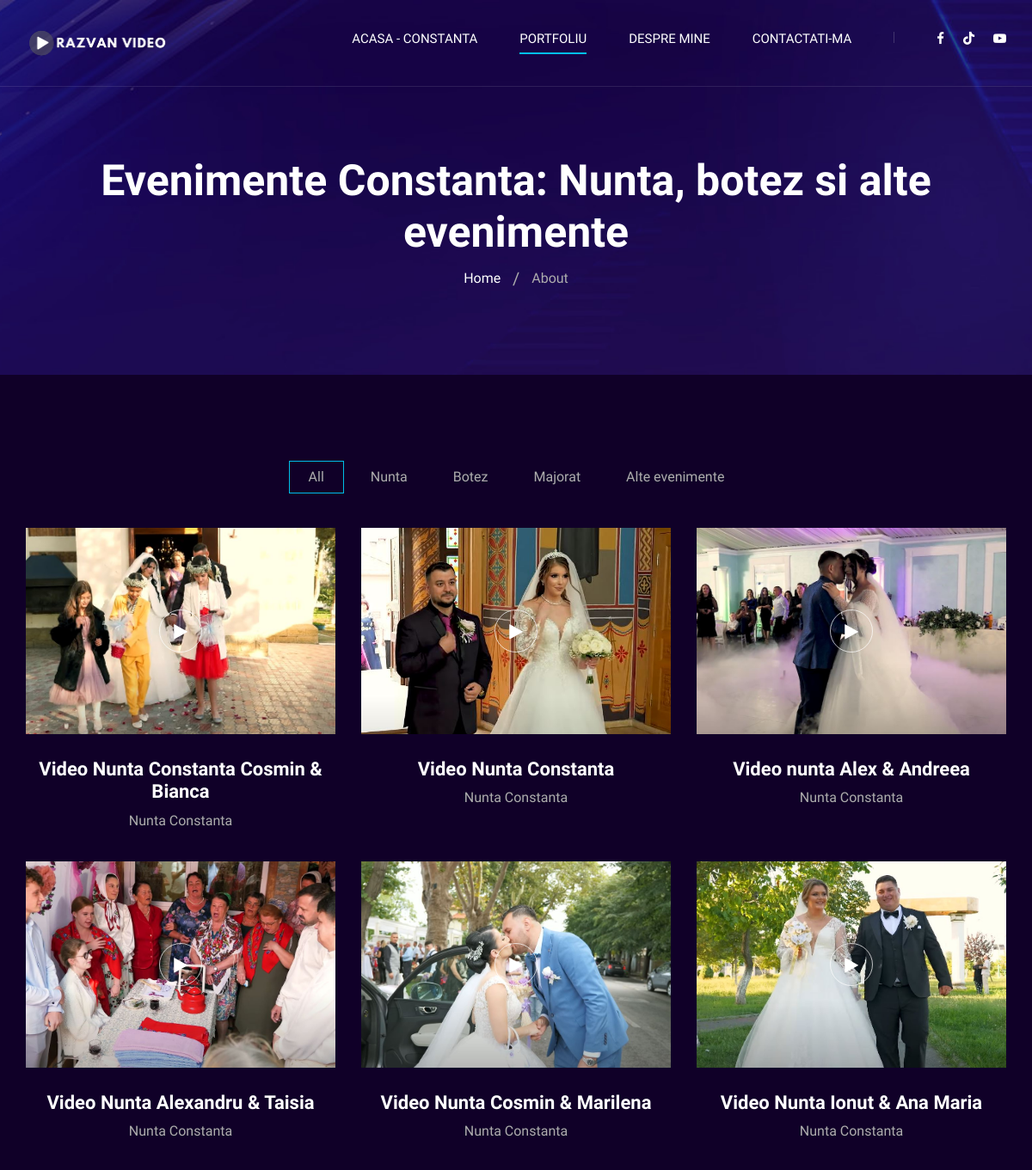
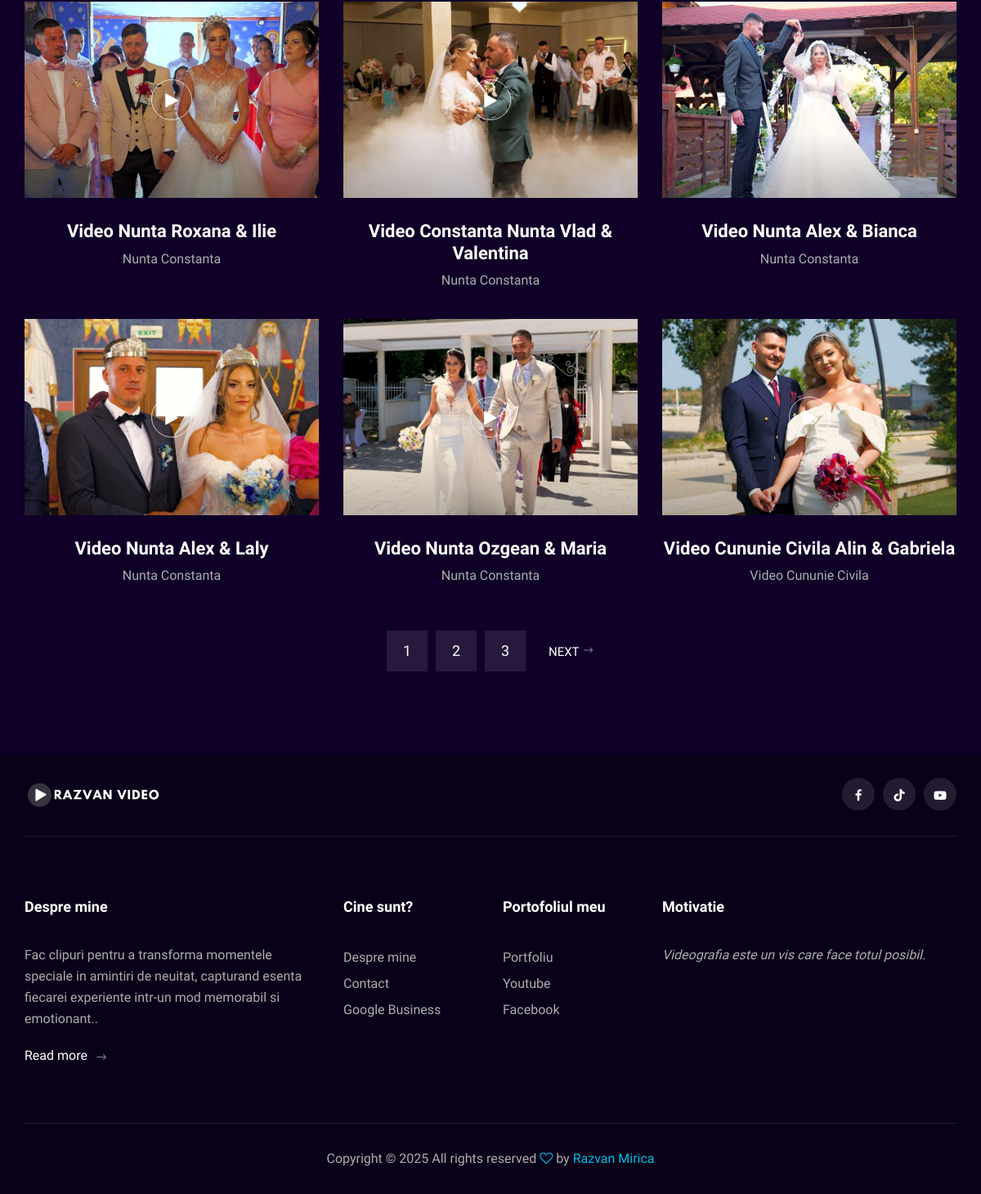
Screenshot of /evenimente-constanta-nunta-botez-majorat-si-altele with the database file from the repository (2 pictures, top to bottom).
### home/models.py (models this page shows)
class Event(models.Model):
    TAG_CHOICES = [
        ('nunta', 'Nunta'),
        ('botez', 'Botez'),
        ('majorat', 'Majorat'),
        ('altele', 'Alte Evenimente'),
    ]
    name = models.CharField(max_length=200)
    description = models.CharField(max_length=200)
    youtube_link = models.URLField(max_length=200)
    image = models.ImageField(upload_to='event_images/')
    tag = models.CharField(max_length=50, choices=TAG_CHOICES, default='altele')
    def __str__(self):
        return self.name

### home/views.py (the view)
# urls.py: path('evenimente-constanta-nunta-botez-majorat-si-altele', views.ToateVideoclipurilePageView.as_view(), name="evenimente-constanta-nunta-botez-majorat-si-altele"),
class ToateVideoclipurilePageView(TemplateView):
    template_name = 'home/evenimente-constanta-nunta-botez-majorat-si-altele.html'
    def get_context_data(self, **kwargs):
        context = super().get_context_data(**kwargs)
        event_list = Event.objects.all().order_by('-id')
        print(event_list)
        paginator = Paginator(event_list, 12)
        page_number = self.request.GET.get('page')
        page_obj = paginator.get_page(page_number)
        context['page_obj'] = page_obj
        return context

### templates/home/evenimente-constanta-nunta-botez-majorat-si-altele.html (shortened to what this page needs)
{% extends 'base/base.html' %} {% load static %}
{% block content %}
<div
    class="breadcrumb-option spad set-bg"
    data-setbg="{% static 'home/img/breadcrumb-bg.jpg' %}"
>
    <div class="container">
        <div class="row">
            <div class="col-lg-12 text-center">
                <div class="breadcrumb__text">
                    <h2>
                        Evenimente Constanta: Nunta, botez si alte evenimente
                    </h2>
                    <div class="breadcrumb__links">
                        <a href="{% url 'home' %}">Home</a>
                        <span>About</span>
                    </div>
                </div>
            </div>
        </div>
    </div>
</div>
<section class="portfolio spad">
    <div class="container">
        <div class="row">
            <div class="col-lg-12">
                <ul class="portfolio__filter">
                    <li class="active" data-filter="*">All</li>
                    <li data-filter=".nunta">Nunta</li>
                    <li data-filter=".botez">Botez</li>
                    <li data-filter=".majorat">Majorat</li>
                    <li data-filter=".altele">Alte evenimente</li>
                </ul>
            </div>
        </div>
        <div class="row portfolio__gallery">
            {% for event in page_obj %}
            <div class="col-lg-4 col-md-6 col-sm-6 mix {{ event.tag }}">
                <div class="portfolio__item">
                    <div
                        class="portfolio__item__video set-bg"
                        data-setbg="{{ event.image.url }}"
                    >
                        <a href="{{ event.youtube_link }}" class="play-btn video-popup">
                            <i class="fa fa-play"></i>
                        </a>
                    </div>
                    <div class="portfolio__item__text">
                        <h4>{{ event.name }}</h4>
                        <span>{{ event.description }}</span>
                    </div>
                </div>
            </div>
            {% empty %}
            <div class="col-12">
                <p>Nu există evenimente disponibile.</p>
            </div>
            {% endfor %}
        </div>
         <div class="row">
            <div class="col-lg-12">
                <div class="pagination__option">
                    {% for num in page_obj.paginator.page_range %}
                        <a href="?page={{ num }}" class="number__pagination {% if page_obj.number == num %}active{% endif %}">{{ num }}</a>
                    {% endfor %}
                    {% if page_obj.has_next %}
                        <a href="?page={{ page_obj.next_page_number }}" class="arrow__pagination right__arrow">
                            Next <span class="arrow_right"></span>
                        </a>
                    {% endif %}
                </div>
            </div>
        </div>
    </div>
</section>
{% endblock %}

### static/home/css/style.css (style rules this page uses)
html, body { height: 100%; font-family: "Josefin Sans", sans-serif; -webkit-font-smoothing: antialiased; }
h1, h2, h3, h4, h5, h6 { margin: 0; color: #111111; font-weight: 400; font-family: "Play", sans-serif; }
h2 { font-size: 36px; }
h4 { font-size: 24px; }
ul, ol { padding: 0; margin: 0; }
.set-bg { background-repeat: no-repeat; background-size: cover; background-position: top center; }
.spad { padding-top: 100px; padding-bottom: 100px; }
.breadcrumb-option { padding-top: 180px; }
.breadcrumb__text h2 { color: #ffffff; font-size: 50px; font-weight: 700; margin-bottom: 12px; }
.breadcrumb__links a { font-size: 16px; color: #ffffff; font-weight: 300; display: inline-block; margin-right: 32px; position: relative; }
.breadcrumb__links a:after { position: absolute; right: -22px; top: -3px; content: "/"; color: #adadad; font-size: 20px; }
.breadcrumb__links span { font-size: 16px; color: #adadad; font-weight: 300; display: inline-block; }
.portfolio { background: #100028; }
.portfolio__filter { text-align: center; margin-bottom: 40px; }
.portfolio__filter li { list-style: none; font-size: 16px; color: #adadad; margin-right: 5px; display: inline-block; cursor: pointer; padding: 6px 22px; }
.portfolio__filter li.active { border: 1px solid #00bfe7; }
.portfolio__filter li:last-child { margin-right: 0; }
.portfolio__item { margin-bottom: 35px; }
.portfolio__item__video { height: 240px; display: -webkit-box; display: -ms-flexbox; display: flex; -webkit-box-align: center; -ms-flex-align: center; align-items: center; -webkit-box-pack: center; -ms-flex-pack: center; justify-content: center; margin-bottom: 28px; }
.portfolio__item__video .play-btn { display: inline-block; color: #ffffff; font-size: 20px; height: 50px; width: 50px; line-height: 50px; text-align: center; border: 1px solid rgba(255, 255, 255, 0.7); border-radius: 50%; }
.portfolio__item__text { text-align: center; }
.portfolio__item__text h4 { color: #ffffff; display: inline-block; font-size: 22px; font-weight: 700; margin-bottom: 8px; position: relative; }
.portfolio__item__text h4:after { position: absolute; left: 0; bottom: 0; height: 1px; width: 100%; background: #333; content: ""; -webkit-transition: all, 0.3s; -o-transition: all, 0.3s; transition: all, 0.3s; opacity: 0; }
.portfolio__item__text span { font-size: 16px; font-weight: 300; color: #adadad; display: block; }
.pagination__option { text-align: center; padding-top: 20px; }
.pagination__option .arrow__pagination { font-size: 15px; color: #ffffff; display: inline-block; text-transform: uppercase; }
.pagination__option .arrow__pagination.right__arrow { margin-left: 18px; }
.pagination__option .arrow__pagination span { opacity: 0.5; }
.pagination__option .number__pagination { font-size: 18px; color: #ffffff; height: 50px; width: 50px; background: rgba(242, 242, 242, 0.1); line-height: 50px; text-align: center; display: inline-block; margin-right: 6px; }
@media only screen and (min-width: 1200px) { .container { max-width: 1170px; } }

### rows the page displays
Event: shows a picture, name "Video Nunta Constanta Cosmin & Bianca", description "Nunta Constanta"
Event: shows a picture, name "Video Nunta Constanta", description "Nunta Constanta"
Event: shows a picture, name "Video nunta Alex & Andreea", description "Nunta Constanta"
Event: shows a picture, name "Video Nunta Alexandru & Taisia", description "Nunta Constanta"
Event: shows a picture, name "Video Nunta Cosmin & Marilena", description "Nunta Constanta"
Event: shows a picture, name "Video Nunta Ionut & Ana Maria", description "Nunta Constanta"
Event: shows a picture, name "Video Nunta Roxana & Ilie", description "Nunta Constanta"
Event: shows a picture, name "Video Constanta Nunta Vlad & Valentina", description "Nunta Constanta"
Event: shows a picture, name "Video Nunta Alex & Bianca", description "Nunta Constanta"
Event: shows a picture, name "Video Nunta Alex & Laly", description "Nunta Constanta"
Event: shows a picture, name "Video Nunta Ozgean & Maria", description "Nunta Constanta"
Event: shows a picture, name "Video Cununie Civila Alin & Gabriela", description "Video Cununie Civila"

### other values shown
{{ num }} "1" "2" "3"
